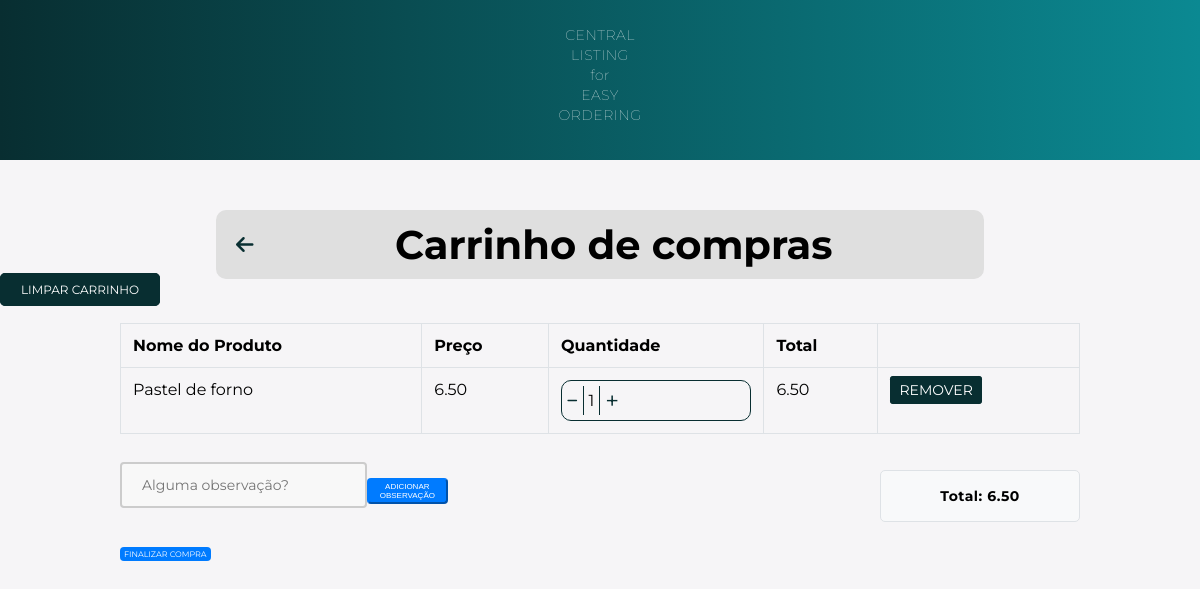
The app's page /cart/ (signed in), older data.
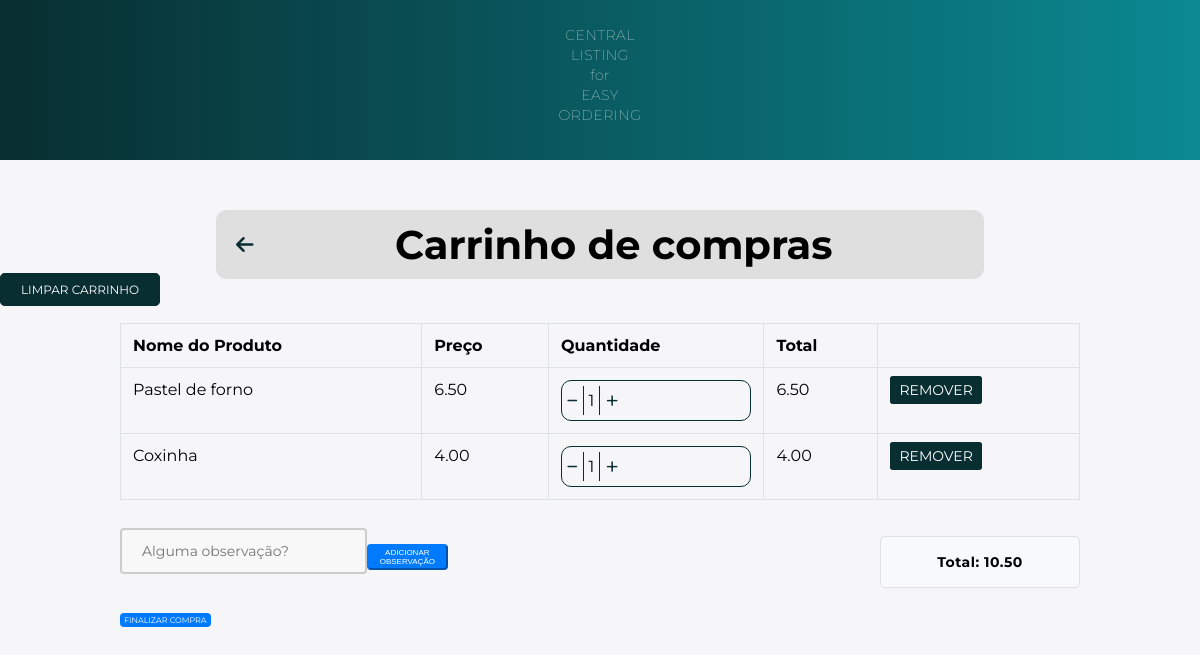
The same page, newer data.
### main/models.py (models this page shows, shortened)
class Cart(models.Model):
    user = models.ForeignKey(User, on_delete=models.CASCADE)
    product = models.ForeignKey(FoodProduct, on_delete=models.CASCADE)
    quantity = models.PositiveBigIntegerField(default=1)

class FoodProduct(models.Model):
    name = models.CharField(max_length=255)
    price = models.DecimalField(max_digits=10, decimal_places=2)
    image = models.ImageField(upload_to='static/food_products/', default="static/food_products/default")
    description = models.TextField()
    ingredients = models.ManyToManyField(Ingredients, blank=True)

### main/views.py (the view)
# urls.py: path('cart/', views.cart, name='cart'),
@login_required(login_url='login')
def cart(request):
    cart_items = Cart.objects.filter(user=request.user)
    cart_items_total = []
    for item in cart_items:
        total = item.product.price * item.quantity
        cart_items_total.append((item, total))
    cart_total = sum([total for _, total in cart_items_total])
    if request.method == "POST":
        form = CartForm(request.POST)
        if form.is_valid():
            obs = form.cleaned_data["text_box_obs"]
            request.session["cart_obs"] = obs
            return redirect('cart')
    else:
        form = CartForm()
    context = {
        'cart_items_total': cart_items_total,
        'cart_total': cart_total,
        'form': form,
    }
    return render(request, 'cart.html', context)

### main/forms.py
class CartForm(forms.Form):
    text_box_obs = forms.CharField(widget=forms.Textarea(attrs={'rows': 4, 'placeholder': 'Alguma observação?'}), required=False)

### templates/cart.html (shortened to what this page needs)
{% load static %}
<!DOCTYPE html>
<html>
<head>
    <link rel="stylesheet" type="text/css" href="{% static './css/cart.css' %}">
    <link rel="stylesheet" href="https://cdnjs.cloudflare.com/ajax/libs/font-awesome/6.4.0/css/all.min.css" />
</head>
<body>
    <nav>
        <p>CENTRAL<br>LISTING<br>for<br>EASY<br>ORDERING</p>
    </nav>
    <div class="container">
        <div class="top-bar">
            <a href="{% url 'home' %}" class="back-to-home">
                <i class="fas fa-arrow-left"></i>
            </a>
            <h1 class="top-bar-title">Carrinho de compras</h1>
        </div>
    </div>
    <a href="{% url 'clear_cart' %}" class="btn btn-danger clear-cart-btn" name="clearCart">Limpar carrinho</a>
    <div class="container">
        <div class="row">
            <div class="col-12">
                {% if cart_items_total %}
                <div class="table-container">
                <table class="table table-bordered">
                    <thead>
                        <tr>
                            <th>Nome do Produto</th>
                            <th>Preço</th>
                            <th>Quantidade</th>
                            <th>Total</th>
                            <th></th>
                        </tr>
                    </thead>
                    <tbody>
                        {% for item, total in cart_items_total %}
                        <tr>
                            <td>{{ item.product.name }}</td>
                            <td>{{ item.product.price }}</td>
                            <td>
                                <div class="quantity-box">
                                    <a href="{% url 'decrement_quantity' item.product.id %}" class="fa-sharp fa-solid fa-minus btn-sm minus-link" style="text-decoration: none" name="decreaseCart"></a>
                                    <span class="quantity-number">{{ item.quantity }}</span>
                                    <a href="{% url 'increment_quantity' item.product.id %}" class="fa-light fa-plus btn-sm plus-link" style="text-decoration: none" name="increaseCart"></a>
                                </div>
                            </td>
                            <td>{{ total }}</td>
                            <td>
                                <a href="{% url 'remove_from_cart' item.product.id %}" class="btn btn-danger btn-sm" name="removeCart">Remover</a>
                            </td>
                        </tr>
                        {% endfor %}
                    </tbody>
                </table>
            </div>
            {% if cart_items_total %}
                <div class="bottom-container">
                    <form method="post">
                        <div class="observation-container">
                            <input type="text" name="{{ form.text_box_obs.name }}" class="observation-box" placeholder="Alguma observação?"/>
                            <div class="add-observation-btn-container">
                                <button type="submit" class="btn btn-primary" name="obsCartBtn">Adicionar observação</button>
                            </div>
                        </div>
                    </form>
                    <div class="total-box">
                        <p class="total-text">Total: {{ cart_total }}</p>
                    </div>
                </div>
            {% endif %}
                {% else %}
                <div class="empty-cart-message">
                    <p>Seu carrinho está vazio. <a href="{% url 'home' %}">Continue comprando</a>.</p>
                </div>
                {% endif %}
                <div>
                    <a href="{% url 'generate_qr_code' %}" class="btn btn-primary">Finalizar Compra</a>
            </div>
        </div>
    </div>
</body>
</html>

Row changes from the older to the newer data that the page shows:
added Cart: product.name "Coxinha", product.price "4.00", quantity "1", total "4.00"
Text that changed along with them:
{{ cart_total }}: "6.50" → "10.50"
